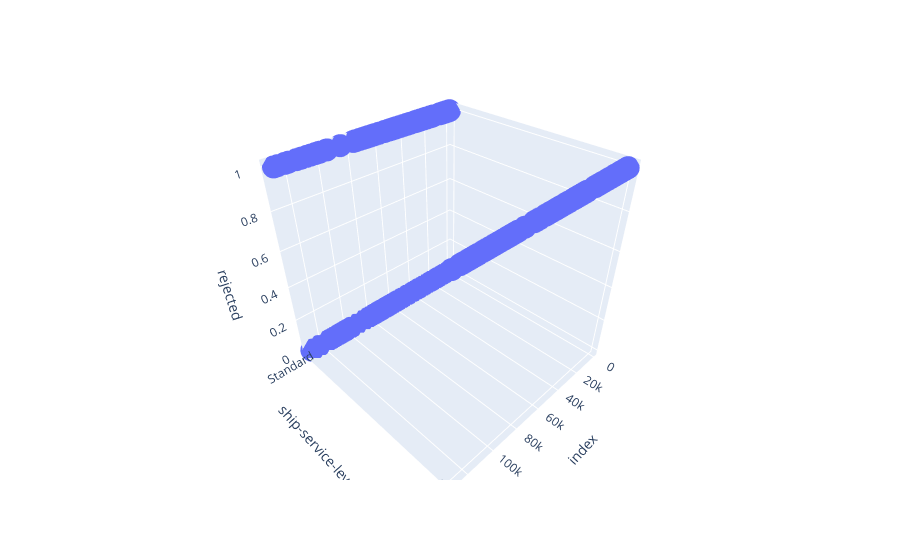

The code cell stored with this chart in its notebook:
### Code cell
scatter_3d_interactive(df,'ship-service-level','rejected')

### Figure 1 — Plotly figure (JSON) as saved in the notebook; plotly's stock layout.template omitted (floating-point values rounded to 4 significant figures; data arrays with more than 128 entries replaced by an {"elided": "..."} marker saying what was removed)
{"data": [{"hovertemplate": "index=%{x}<br>ship-service-level=%{y}<br>rejected=%{z}<extra></extra>", "legendgroup": "", "marker": {"color": "#636efa", "symbol": "circle"}, "mode": "markers", "name": "", "scene": "scene", "showlegend": false, "type": "scatter3d", "x": {"elided": "394 int values"}, "y": {"elided": "394 str values"}, "z": {"elided": "394 int values"}}], "layout": {"legend": {"tracegroupgap": 0}, "margin": {"t": 60}, "scene": {"domain": {"x": [0, 1], "y": [0, 1]}, "xaxis": {"title": {"text": "index"}}, "yaxis": {"title": {"text": "ship-service-level"}}, "zaxis": {"title": {"text": "rejected"}}}}}
